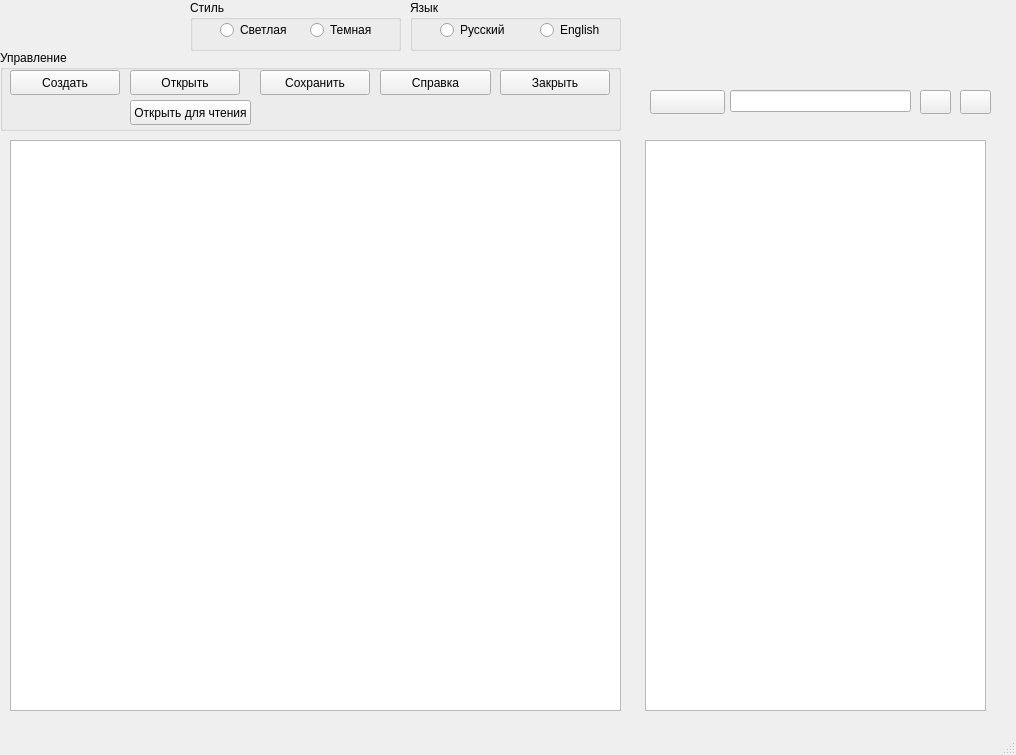
<?xml version="1.0" encoding="UTF-8"?>
<ui version="4.0">
 <class>MainWindow</class>
 <widget class="QMainWindow" name="MainWindow">
  <property name="geometry">
   <rect>
    <x>0</x>
    <y>0</y>
    <width>1016</width>
    <height>755</height>
   </rect>
  </property>
  <property name="windowTitle">
   <string>RK txt </string>
  </property>
  <widget class="QWidget" name="centralwidget">
   <widget class="QTextEdit" name="textEdit">
    <property name="geometry">
     <rect>
      <x>10</x>
      <y>140</y>
      <width>611</width>
      <height>571</height>
     </rect>
    </property>
   </widget>
   <widget class="QPushButton" name="open_pushButton">
    <property name="geometry">
     <rect>
      <x>130</x>
      <y>70</y>
      <width>110</width>
      <height>25</height>
     </rect>
    </property>
    <property name="text">
     <string>Открыть</string>
    </property>
   </widget>
   <widget class="QPushButton" name="save_pushButton">
    <property name="geometry">
     <rect>
      <x>260</x>
      <y>70</y>
      <width>110</width>
      <height>25</height>
     </rect>
    </property>
    <property name="text">
     <string>Сохранить</string>
    </property>
   </widget>
   <widget class="QPushButton" name="new_pushButton">
    <property name="geometry">
     <rect>
      <x>10</x>
      <y>70</y>
      <width>110</width>
      <height>25</height>
     </rect>
    </property>
    <property name="text">
     <string>Создать</string>
    </property>
   </widget>
   <widget class="QPushButton" name="close_pushButton">
    <property name="geometry">
     <rect>
      <x>500</x>
      <y>70</y>
      <width>110</width>
      <height>25</height>
     </rect>
    </property>
    <property name="text">
     <string>Закрыть</string>
    </property>
   </widget>
   <widget class="QPushButton" name="help_pushButton">
    <property name="geometry">
     <rect>
      <x>380</x>
      <y>70</y>
      <width>111</width>
      <height>25</height>
     </rect>
    </property>
    <property name="text">
     <string>Справка</string>
    </property>
   </widget>
   <widget class="QRadioButton" name="radioBtnRU">
    <property name="geometry">
     <rect>
      <x>440</x>
      <y>20</y>
      <width>89</width>
      <height>20</height>
     </rect>
    </property>
    <property name="text">
     <string>Русский</string>
    </property>
   </widget>
   <widget class="QRadioButton" name="radioBtnENG">
    <property name="geometry">
     <rect>
      <x>540</x>
      <y>20</y>
      <width>89</width>
      <height>20</height>
     </rect>
    </property>
    <property name="text">
     <string>English</string>
    </property>
   </widget>
   <widget class="QPushButton" name="openRead_pushButton">
    <property name="geometry">
     <rect>
      <x>130</x>
      <y>100</y>
      <width>121</width>
      <height>25</height>
     </rect>
    </property>
    <property name="text">
     <string>Открыть для чтения</string>
    </property>
   </widget>
   <widget class="QGroupBox" name="groupBox">
    <property name="geometry">
     <rect>
      <x>0</x>
      <y>50</y>
      <width>621</width>
      <height>81</height>
     </rect>
    </property>
    <property name="title">
     <string>Управление</string>
    </property>
   </widget>
   <widget class="QGroupBox" name="groupBoxLang">
    <property name="geometry">
     <rect>
      <x>410</x>
      <y>0</y>
      <width>211</width>
      <height>51</height>
     </rect>
    </property>
    <property name="title">
     <string>Язык</string>
    </property>
   </widget>
   <widget class="QRadioButton" name="radioButtonLight">
    <property name="geometry">
     <rect>
      <x>220</x>
      <y>20</y>
      <width>89</width>
      <height>20</height>
     </rect>
    </property>
    <property name="text">
     <string>Светлая</string>
    </property>
   </widget>
   <widget class="QRadioButton" name="radioButtonDark">
    <property name="geometry">
     <rect>
      <x>310</x>
      <y>20</y>
      <width>89</width>
      <height>20</height>
     </rect>
    </property>
    <property name="text">
     <string>Темная</string>
    </property>
   </widget>
   <widget class="QGroupBox" name="groupBoxStyle">
    <property name="geometry">
     <rect>
      <x>190</x>
      <y>0</y>
      <width>211</width>
      <height>51</height>
     </rect>
    </property>
    <property name="title">
     <string>Стиль</string>
    </property>
   </widget>
   <widget class="QLineEdit" name="lineEdit">
    <property name="geometry">
     <rect>
      <x>730</x>
      <y>90</y>
      <width>181</width>
      <height>22</height>
     </rect>
    </property>
   </widget>
   <widget class="QPushButton" name="pushButton_2">
    <property name="geometry">
     <rect>
      <x>650</x>
      <y>90</y>
      <width>75</width>
      <height>24</height>
     </rect>
    </property>
    <property name="text">
     <string/>
    </property>
    <property name="icon">
     <iconset resource="img.qrc">
      <normaloff>:/img/folderup.png</normaloff>:/img/folderup.png</iconset>
    </property>
   </widget>
   <widget class="QListView" name="listView">
    <property name="geometry">
     <rect>
      <x>645</x>
      <y>140</y>
      <width>341</width>
      <height>571</height>
     </rect>
    </property>
   </widget>
   <widget class="QPushButton" name="pushButton_4">
    <property name="geometry">
     <rect>
      <x>960</x>
      <y>90</y>
      <width>31</width>
      <height>24</height>
     </rect>
    </property>
    <property name="text">
     <string/>
    </property>
    <property name="icon">
     <iconset resource="img.qrc">
      <normaloff>:/img/iconlist.png</normaloff>:/img/iconlist.png</iconset>
    </property>
   </widget>
   <widget class="QPushButton" name="pushButton_3">
    <property name="geometry">
     <rect>
      <x>920</x>
      <y>90</y>
      <width>31</width>
      <height>24</height>
     </rect>
    </property>
    <property name="text">
     <string/>
    </property>
    <property name="icon">
     <iconset resource="img.qrc">
      <normaloff>:/img/list.png</normaloff>:/img/list.png</iconset>
    </property>
   </widget>
   <zorder>groupBoxStyle</zorder>
   <zorder>groupBoxLang</zorder>
   <zorder>groupBox</zorder>
   <zorder>textEdit</zorder>
   <zorder>open_pushButton</zorder>
   <zorder>save_pushButton</zorder>
   <zorder>new_pushButton</zorder>
   <zorder>close_pushButton</zorder>
   <zorder>help_pushButton</zorder>
   <zorder>radioBtnRU</zorder>
   <zorder>radioBtnENG</zorder>
   <zorder>openRead_pushButton</zorder>
   <zorder>radioButtonLight</zorder>
   <zorder>radioButtonDark</zorder>
   <zorder>lineEdit</zorder>
   <zorder>pushButton_2</zorder>
   <zorder>listView</zorder>
   <zorder>pushButton_4</zorder>
   <zorder>pushButton_3</zorder>
  </widget>
  <widget class="QMenuBar" name="menubar">
   <property name="geometry">
    <rect>
     <x>0</x>
     <y>0</y>
     <width>1016</width>
     <height>22</height>
    </rect>
   </property>
  </widget>
  <widget class="QStatusBar" name="statusbar"/>
 </widget>
 <resources>
  <include location="img.qrc"/>
 </resources>
 <connections/>
</ui>
